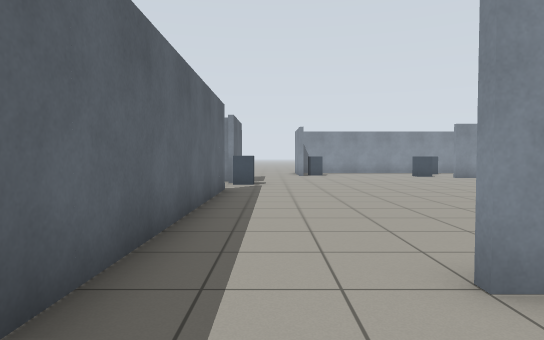
view 1 (above)

20 first-person views from a walk through a Gazebo world. The camera is 0.94 m above the floor, tilts 2° down and sees 75° across. The floor is counted in squares, 1 m on a side. Each view is taken from the middle of a square. On the plan, view 1 faces up. The plan holds only what a view shows up to about 12 squares ahead; the rest is blank.

view 2
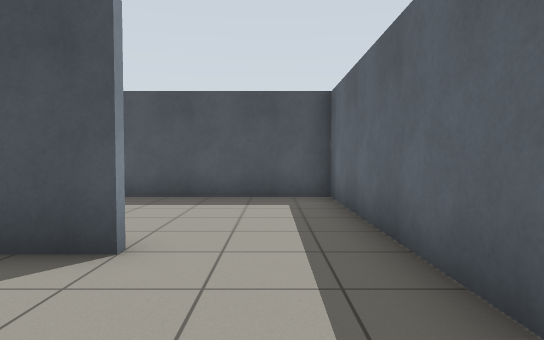

view 3
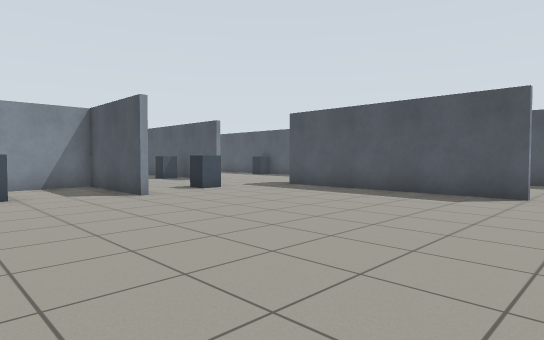

view 4
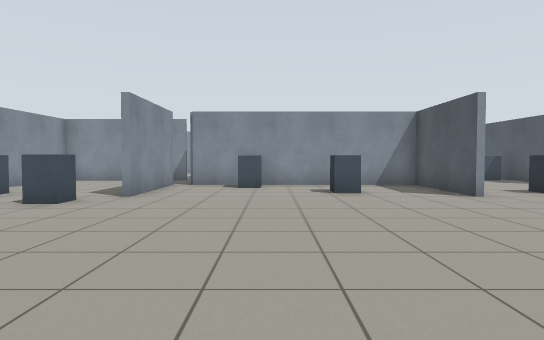

view 5
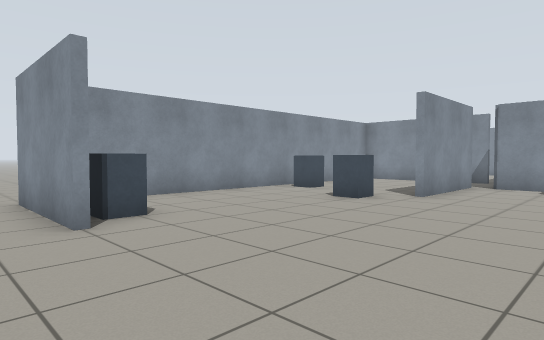

view 6
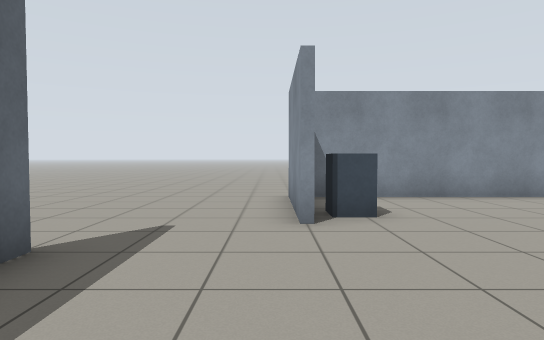

view 7
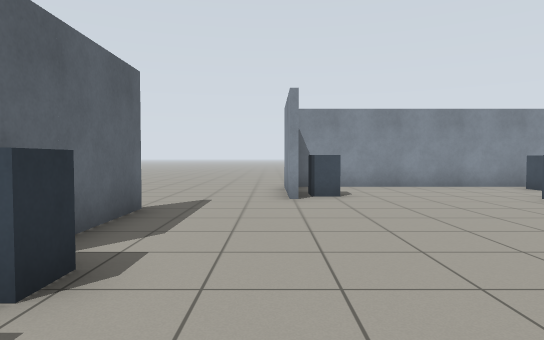

view 8
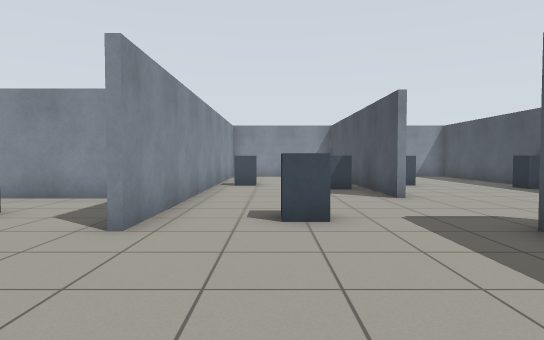

view 9
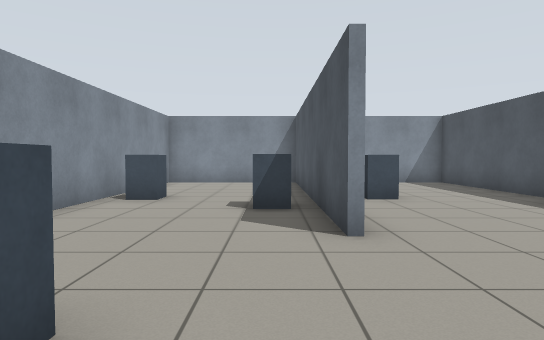

view 10
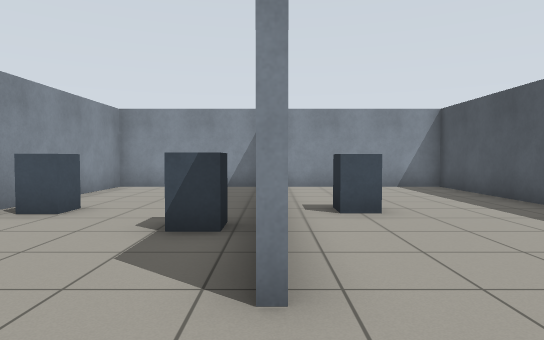

view 11
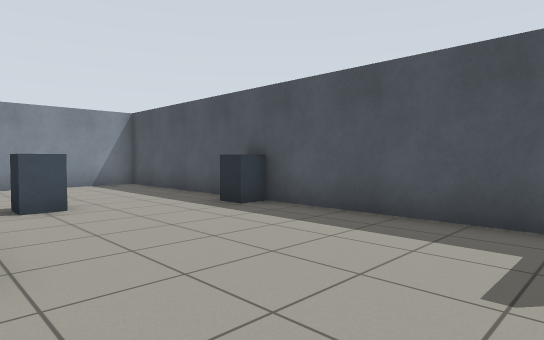

view 12
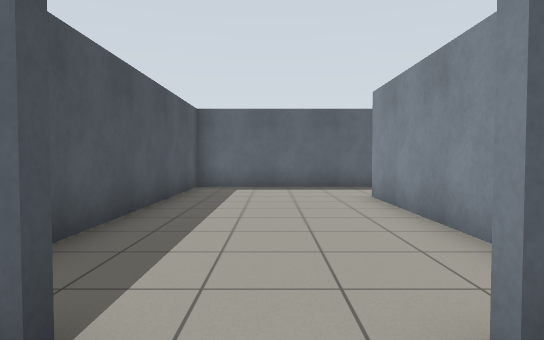

view 13
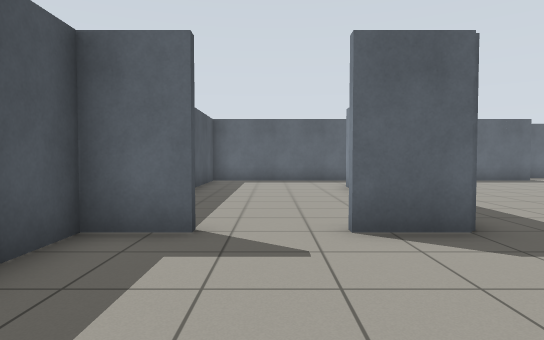

view 14
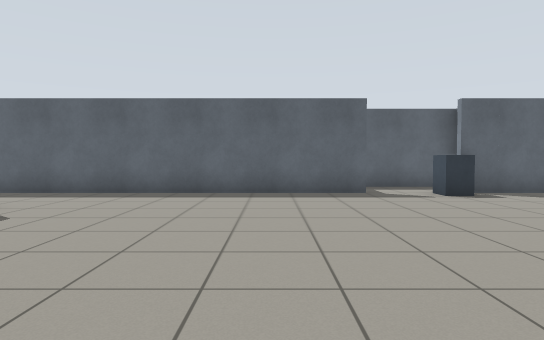

view 15
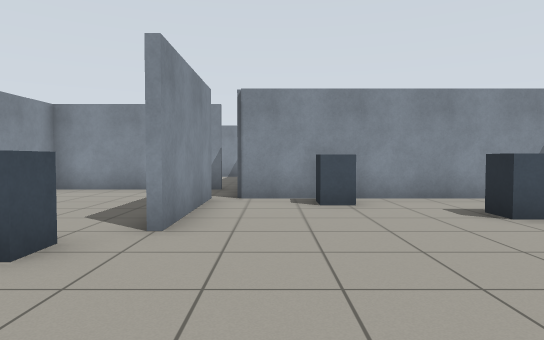

view 16
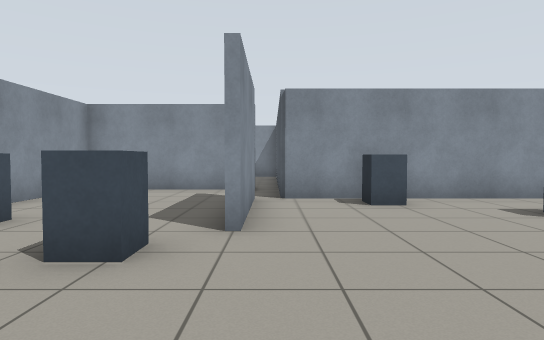

view 17
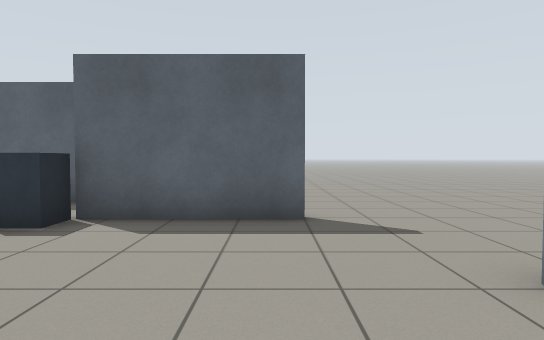

view 18
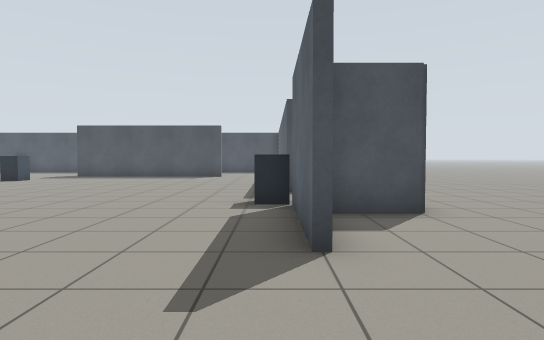

view 19
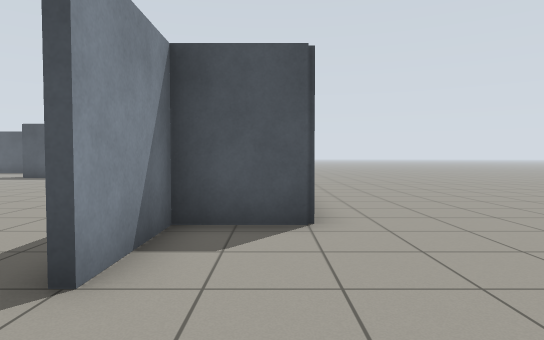

view 20
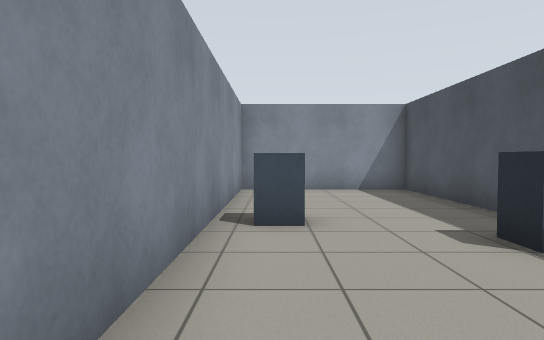

### Floor plan
Points are (right, up) in squares from view 1. A wall is a line through its corners. A room is listed if a view was taken in it or the views show most of it. See-through windows are left out.
Room 1 (view 1)
walls: (6.2, 2.4) (1.5, 2.4); (-1.4, 3.5) (-1.4, -2.4) (6.2, -2.4)
ways out: opening at (0.5, 3) to room 2; opening at (7.5, 0.5) to room 2
Room 2 (views 2, 3, 4, 5, 6, 7, 8, 9, 10, 11, 12, 13, 14, 15, 16, 17, 18, 19, 20)
walls: (8.4, 8.1) (12.1, 8.1) (12.1, 15.8) (15.6, 15.8); (12.2, 16.4) (8.5, 16.4); (-1.4, 9.5) (-1.4, 3.5); (14.4, 16.5) (14.4, 21.4) (1.9, 21.4); (12.1, 3.1) (21.4, 3.1) (21.4, 7.9) (8.5, 7.9); (-1.4, 16.5) (-1.4, 14); (1.5, 19.4) (1.5, 21.5); (1.4, 2.6) (8.6, 2.6) (8.6, 1); (-3.4, 14) (-3.4, 10.2); (-3.6, 14.1) (-1.6, 14.1) (-1.6, 16.5); (8.6, -0.9) (8.6, -2.4) (21.4, -2.4) (21.4, 2.5)
ways out: opening at (0.5, 3) to room 1; opening at (7.5, 0.5) to room 1; opening at (-3.7, 10); opening at (2, 23)
objects: grey box (-2, 10) to (-1, 10); blue box (-1, 13); grey box (-1, 14); blue box (2, 19); blue box (7, 18) to (8, 18); blue box (9, 5) to (10, 6); blue box (9, 20); blue box (10, 11); blue box (11, 14); blue box (15, -2); blue box (15, 4); blue box (16, 1) to (16, 2); blue box (16, 7)

Where each view was taken, in squares from view 1:
view 1: 0 up, 0 right, facing up
view 2: 6 up, 0 right, facing down
view 3: 12 up, 0 right, facing down-right
view 4: 13 up, 0 right, facing right
view 5: 13 up, 0 right, facing up-right
view 6: 13 up, 1 right, facing up
view 7: 10 up, 1 right, facing up
view 8: 6 up, 4 right, facing right
view 9: 4 up, 8 right, facing right
view 10: 3 up, 10 right, facing right
view 11: 3 up, 9 right, facing down-right
view 12: 0 up, 10 right, facing left
view 13: 0 up, 13 right, facing left
view 14: 8 up, 8 right, facing left
view 15: 15 up, 4 right, facing right
view 16: 16 up, 4 right, facing right
view 17: 16 up, 4 right, facing left
view 18: 20 up, 1 left, facing down
view 19: 19 up, 3 left, facing down
view 20: 7 up, 11 right, facing right
